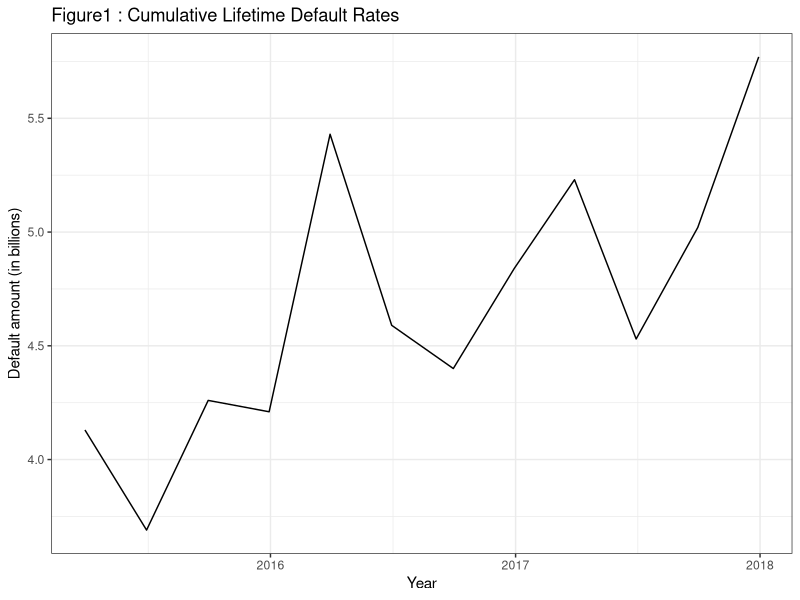

This chart was generated by the following R code:
## ---- chunk 1
knitr::opts_chunk$set(echo = TRUE)
## ---- chunk 2
library(tidyverse)
library(readxl)
library(broom)
## ---- chunk 3
  # Default data
  default_amount <- c(4.13,3.69,4.26,4.21,5.43,4.59,4.40,4.84,5.23,4.53,5.02,5.77)
  arr <- c("2015-03-30","2015-06-30","2015-09-30","2015-12-30","2016-03-30","2016-06-30","2016-09-30","2016-12-30","2017-03-30","2017-06-30","2017-09-30","2017-12-30")
  default_date <- as.Date(arr)
  df <- data.frame(default_date, default_amount)
  p <- ggplot(df, aes(x=default_date, y=default_amount))
  p <- p + geom_line()
  p <- p + labs(x="Year", y="Default amount (in billions)", title="Figure1 : Cumulative Lifetime Default Rates")
  p <- p + theme_bw()
